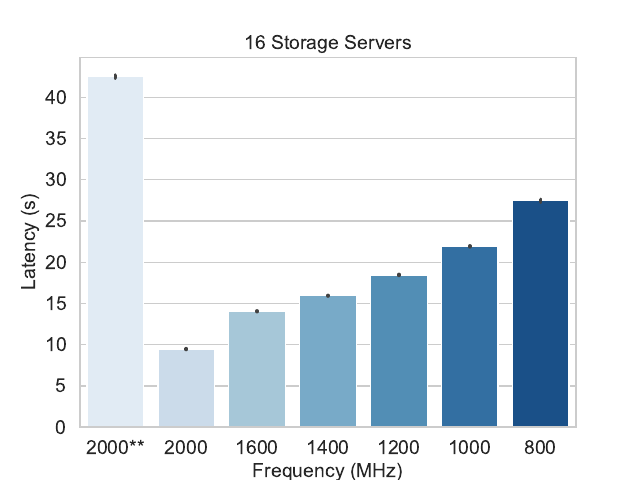

Source code (Python):
import json
import matplotlib.pyplot as plt
import pandas as pd
import seaborn as sns

if __name__ == "__main__":
    server = [800, 1000, 1200, 1400, 1600, 2000]

    plt_data = list()
    with open("results_16/pq_2000_2000.json", "r") as f:
        data = json.loads(f.read())
        for lat in data["1"]:
            plt_data.append({'mhz': "2000**", 'lat': lat})

    for mhz in reversed(server):
        with open("results_16/sk_2000_{}.json".format(mhz)) as f:
            data = json.loads(f.read())
            for lat in data["1"]:
                plt_data.append({'mhz': str(mhz), 'lat': lat})



    sns.set(style="whitegrid")
    plot = sns.barplot(x="mhz", y="lat", data=pd.DataFrame(plt_data), palette="Blues")
    plot.set_xlabel("Frequency (MHz)", fontsize = 14)
    plot.set_ylabel("Latency (s)", fontsize = 14)
    plt.tick_params(axis='both', which='major', labelsize=14)
    plt.title('16 Storage Servers', fontsize = 14)
    plt.savefig('plot_16.pdf')
